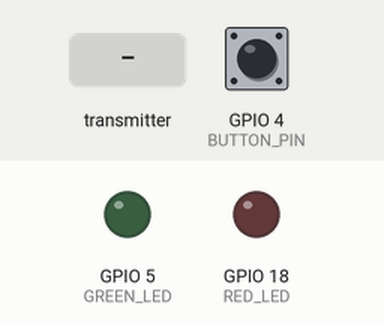
This sketch was run on a simulated ESP32. Parts: output pins drawn as LEDs (lit = HIGH). The inputs (shaded band) are chosen by the test bench; at power-on: GPIO 4 (BUTTON_PIN) HIGH. What the sketch prints to the serial monitor is not drawn.

Above: at 1.2 s.
1.3 s: the transmitter starts sending command = 0
At 2.4 s:
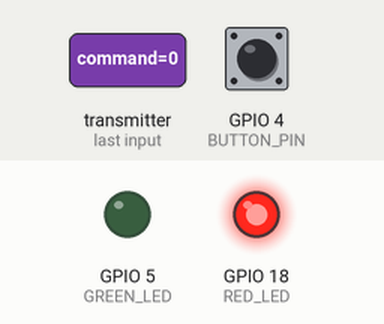
2.8 s: the transmitter starts sending command = 1
At 3.6 s:
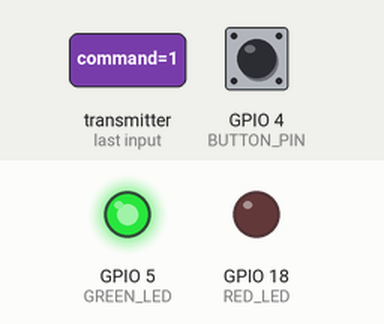
Timing chart, 0 to 5.8 s (numbered marks = the images above; inputs shaded):
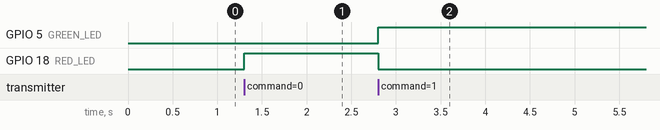

Measured:
- after the input at 1.3 s, GPIO 18 (RED_LED): LOW → HIGH at once
- after the input at 2.8 s, GPIO 5 (GREEN_LED): LOW → HIGH at once; GPIO 18 (RED_LED): HIGH → LOW at once

The sketch:

pump_starter_code.ino
```cpp
#include <esp_now.h>
#include <WiFi.h>

#define BUTTON_PIN 4
#define GREEN_LED 5
#define RED_LED 18

uint8_t esp2Address[] = {0xa0, 0xb7, 0x65, 0x25, 0xf6, 0x44}; // Replace with actual ESP2 MAC

bool pumpState = false;
bool lastButtonState = HIGH;

typedef struct struct_message {
  bool command;
} struct_message;

struct_message outgoingData;
struct_message incomingData;

void setup() {
  Serial.begin(115200);
  pinMode(BUTTON_PIN, INPUT_PULLUP);
  pinMode(GREEN_LED, OUTPUT);
  pinMode(RED_LED, OUTPUT);

  WiFi.mode(WIFI_STA);
  Serial.println(WiFi.macAddress());

  if (esp_now_init() != ESP_OK) {
    Serial.println("ESP-NOW init failed");
    return;
  }

  esp_now_peer_info_t peerInfo = {};
  memcpy(peerInfo.peer_addr, esp2Address, 6);
  peerInfo.channel = 0;
  peerInfo.encrypt = false;

  if (!esp_now_add_peer(&peerInfo)) {
    Serial.println("ESP2 paired");
  }

  // Register receive callback with new format
  esp_now_register_recv_cb([](const esp_now_recv_info_t * info, const uint8_t *data, int len) {
    memcpy(&incomingData, data, sizeof(incomingData));
    if (incomingData.command) {
      digitalWrite(GREEN_LED, HIGH);
      digitalWrite(RED_LED, LOW);
    } else {
      digitalWrite(GREEN_LED, LOW);
      digitalWrite(RED_LED, HIGH);
    }
  });
}

void loop() {
  bool buttonState = digitalRead(BUTTON_PIN);

  if (buttonState == LOW && lastButtonState == HIGH) {
    pumpState = !pumpState;
    outgoingData.command = pumpState;
    esp_now_send(esp2Address, (uint8_t *)&outgoingData, sizeof(outgoingData));
    delay(100);
  }

  lastButtonState = buttonState;
}
```
